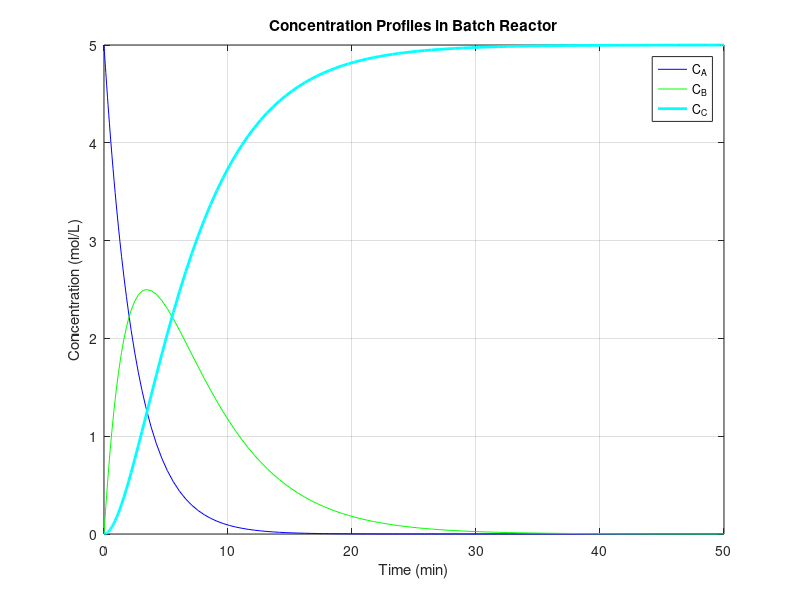

Source code (MATLAB):
clc;
clear;

% Rate constants 1/min
k1 = 0.4;  
k2 = 0.2;  

% Initial concentrations [CA0, CB0, CC0]
C0 = [5, 0, 0];
tspan = [0 50]; % minutes

% ODE system
reactionODE = @(t, C) [-k1*C(1); 
                        k1*C(1) - k2*C(2); 
                        k2*C(2)];

% Solve ODEs
[t, C] = ode45(reactionODE, tspan, C0);

% Extract concentrations
CA = C(:,1);
CB = C(:,2);
CC = C(:,3);

% Find maximum of CB and corresponding time
[max_CB, idx_max_CB] = max(CB);
t_max_CB = t(idx_max_CB);

% Calculate volume when CB is max
flow_rate = 50; % L/min
V_at_max_CB = flow_rate * t_max_CB;

% Plot
figure('Name','Batch Reactor - Concentration Profiles','NumberTitle','off');
plot(t, CA, 'b', t, CB, 'g', t, CC, 'c', 'LineWidth', 2);
xlabel('Time (min)');
ylabel('Concentration (mol/L)');
title('Concentration Profiles in Batch Reactor');
legend('C_A', 'C_B', 'C_C');
grid on;

% Output
fprintf('Maximum CB: %.3f mol/L at t = %.2f min\n', max_CB, t_max_CB);
fprintf('Volume at max CB: %.2f L\n', V_at_max_CB);